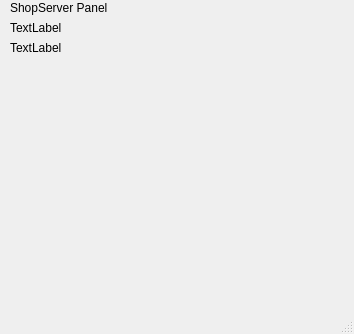
<?xml version="1.0" encoding="UTF-8"?>
<ui version="4.0">
 <class>MainWindow2</class>
 <widget class="QMainWindow" name="MainWindow2">
  <property name="geometry">
   <rect>
    <x>0</x>
    <y>0</y>
    <width>354</width>
    <height>334</height>
   </rect>
  </property>
  <property name="windowTitle">
   <string>MainWindow</string>
  </property>
  <widget class="QWidget" name="centralwidget">
   <widget class="QLabel" name="label">
    <property name="geometry">
     <rect>
      <x>10</x>
      <y>0</y>
      <width>121</width>
      <height>16</height>
     </rect>
    </property>
    <property name="text">
     <string>ShopServer Panel</string>
    </property>
   </widget>
   <widget class="QLabel" name="label_2">
    <property name="geometry">
     <rect>
      <x>10</x>
      <y>20</y>
      <width>341</width>
      <height>16</height>
     </rect>
    </property>
    <property name="text">
     <string>TextLabel</string>
    </property>
   </widget>
   <widget class="QLabel" name="label_3">
    <property name="geometry">
     <rect>
      <x>10</x>
      <y>40</y>
      <width>181</width>
      <height>16</height>
     </rect>
    </property>
    <property name="text">
     <string>TextLabel</string>
    </property>
   </widget>
  </widget>
  <widget class="QMenuBar" name="menubar">
   <property name="geometry">
    <rect>
     <x>0</x>
     <y>0</y>
     <width>354</width>
     <height>22</height>
    </rect>
   </property>
  </widget>
  <widget class="QStatusBar" name="statusbar"/>
 </widget>
 <resources/>
 <connections/>
</ui>
